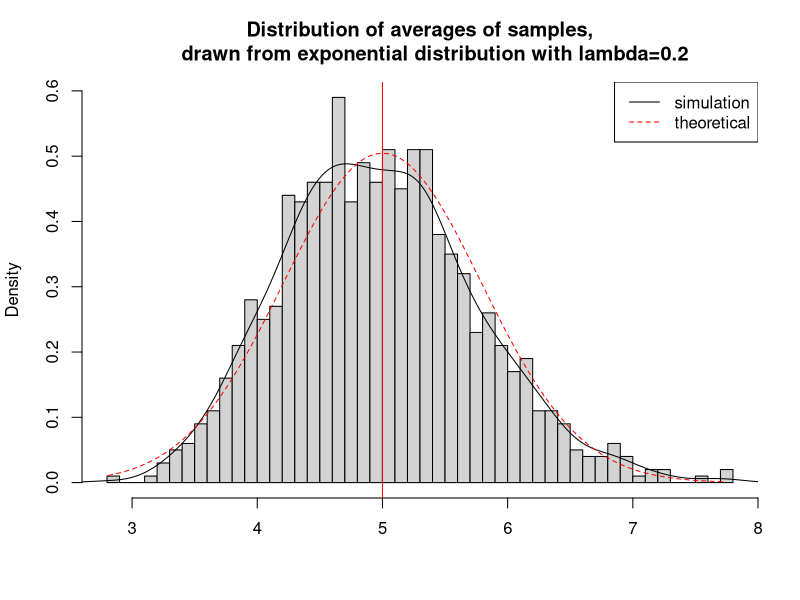
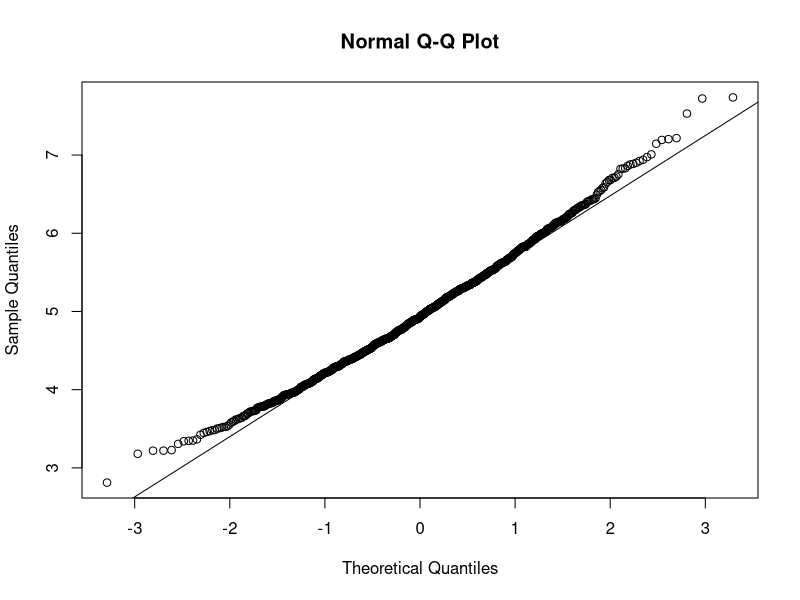
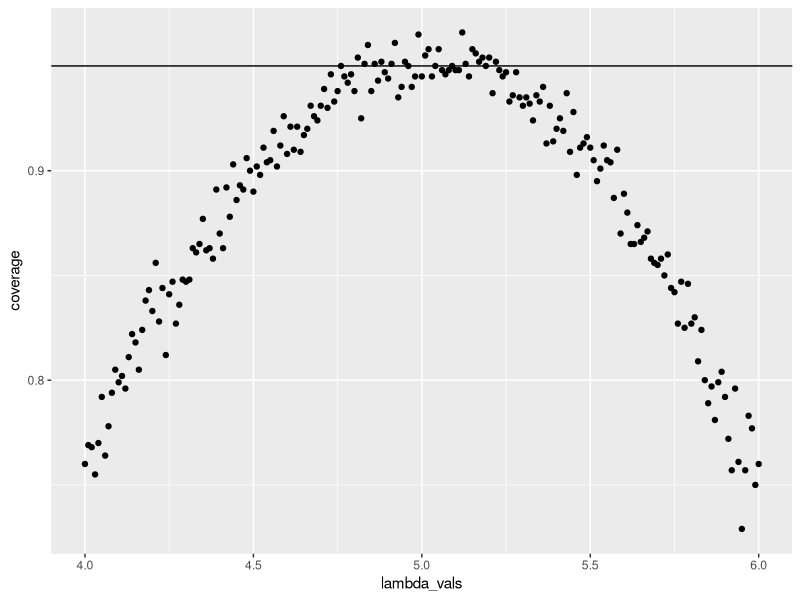

These figures' R source, in order:
## ---- chunk 1
# set the values for simulation
set.seed(1234)
lambda <- 0.2
num_sim <- 1000
sample_size <- 40
sim <- matrix(rexp(num_sim*sample_size, rate=lambda), num_sim, sample_size)
row_means <- rowMeans(sim)
## ---- chunk 2
# plot the histogram of averages
hist(row_means, breaks=50, prob=TRUE,
     main="Distribution of averages of samples,
     drawn from exponential distribution with lambda=0.2",
     xlab="")
# density of the averages of samples
lines(density(row_means))
# theoretical center of distribution
abline(v=1/lambda, col="red")
# theoretical density of the averages of samples
xfit <- seq(min(row_means), max(row_means), length=100)
yfit <- dnorm(xfit, mean=1/lambda, sd=(1/lambda/sqrt(sample_size)))
lines(xfit, yfit, pch=22, col="red", lty=2)
# add legend
legend('topright', c("simulation", "theoretical"), lty=c(1,2), col=c("black", "red"))
## ---- chunk 3
qqnorm(row_means); qqline(row_means)
## ---- chunk 4
lambda_vals <- seq(4, 6, by=0.01)
coverage <- sapply(lambda_vals, function(lamb) {
    mu_hats <- rowMeans(matrix(rexp(sample_size*num_sim, rate=0.2),
                               num_sim, sample_size))
    ll <- mu_hats - qnorm(0.975) * sqrt(1/lambda**2/sample_size)
    ul <- mu_hats + qnorm(0.975) * sqrt(1/lambda**2/sample_size)
    mean(ll < lamb & ul > lamb)
})

library(ggplot2)
qplot(lambda_vals, coverage) + geom_hline(yintercept=0.95)
